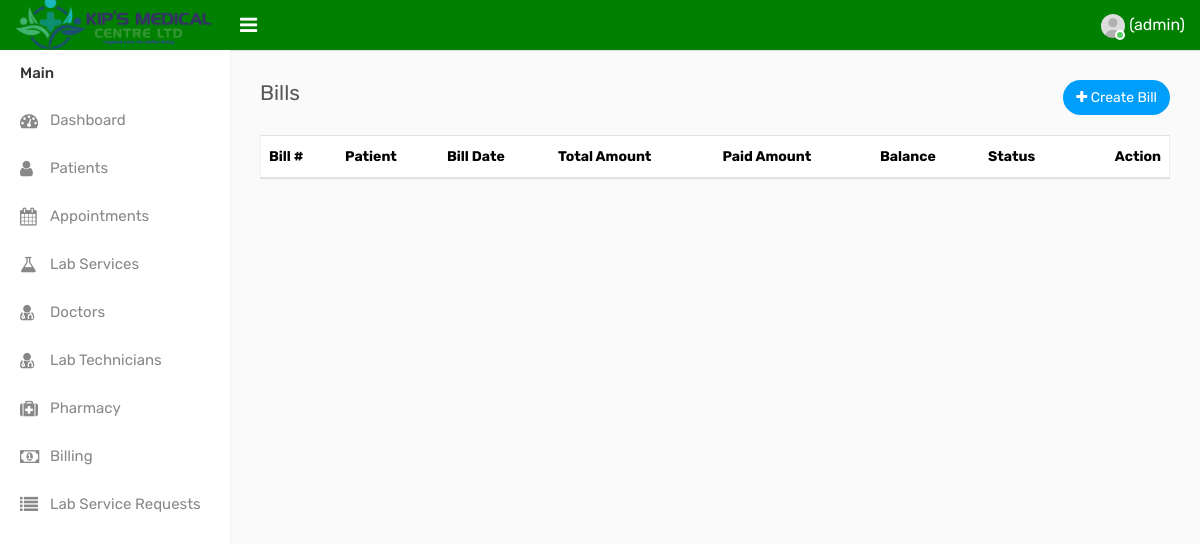
The app's page /billing (signed in), older data.
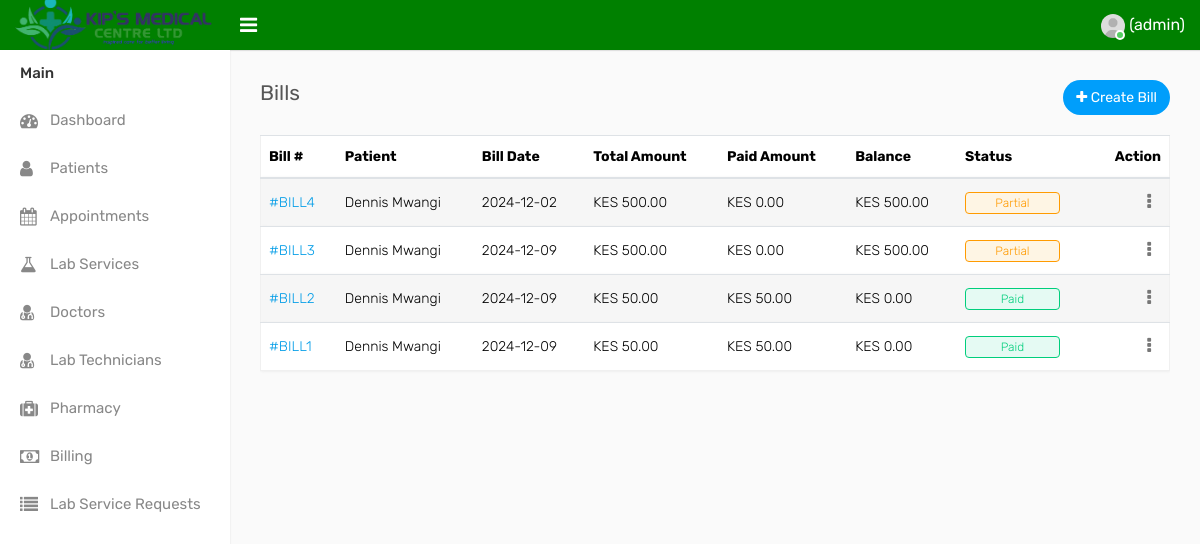
The same page, newer data.
### models/billing.py (models this page shows)
class Bill(db.Model):
    __tablename__ = 'bills'
    id = db.Column(db.Integer, primary_key=True)
    patient_id = db.Column(db.Integer, db.ForeignKey('patients.id'), nullable=False)
    bill_date = db.Column(db.DateTime, default=datetime.utcnow)
    total_amount = db.Column(db.Float, default=0.0)
    paid_amount = db.Column(db.Float, default=0.0)
    status = db.Column(db.String(20), default='Pending')  # Pending, Paid, Partially Paid
    created_at = db.Column(db.DateTime, default=datetime.utcnow)
    updated_at = db.Column(db.DateTime, default=datetime.utcnow, onupdate=datetime.utcnow)
    patient = db.relationship('Patient', backref='bills')
    items = db.relationship('BillItem', backref='bill', cascade='all, delete-orphan')
    payments = db.relationship('Payment', backref='bill', cascade='all, delete-orphan')
    @property
    def balance(self):
        return self.total_amount - self.paid_amount

### models/patients.py (models this page shows, shortened)
class Patient(db.Model):
    __tablename__ = "patients"
    id = Column(Integer, primary_key=True, autoincrement=True)
    first_name = Column(String(100), nullable=False)
    last_name = Column(String(100), nullable=False)
    email = Column(String(150), nullable=True)
    address = Column(String(), nullable=True)
    gender = Column(String(10), nullable=False)
    phone = Column(String(15), nullable=False)
    dob=Column(Date, nullable=True)

### main.py (the view)
@app.route('/billing')
@login_required
def billing():
    bills = Bill.query.order_by(Bill.created_at.desc()).all()
    for bill in bills:
        if bill.balance > 0:
            bill.status = 'Partial'
        elif bill.paid_amount >= bill.total_amount and bill.balance == 0:
            bill.status = 'Paid'
        else:
            bill.status = 'Pending'
    db.session.commit()
    return render_template('billing.html', bills=bills)

### main.py (called while the page is built)
@login_manager.user_loader
def load_user(user_id):
    return User.query.get(int(user_id))

### templates/billing.html (shortened to what this page needs)
{% extends "base.html" %}
{% block content %}
<div class="page-wrapper">
    <div class="content">
        <div class="row">
            <div class="col-sm-4 col-3">
                <h4 class="page-title">Bills</h4>
            </div>
            <div class="col-sm-8 col-9 text-right m-b-20">
                <a href="{{ url_for('create_bill') }}" class="btn btn-primary btn-rounded float-right"><i class="fa fa-plus"></i> Create Bill</a>
            </div>
        </div>
        <div class="row">
            <div class="col-md-12">
                <div class="table-responsive">
                    <table class="table table-striped custom-table datatable">
                        <thead>
                            <tr>
                                <th>Bill #</th>
                                <th>Patient</th>
                                <th>Bill Date</th>
                                <th>Total Amount</th>
                                <th>Paid Amount</th>
                                <th>Balance</th>
                                <th>Status</th>
                                <th class="text-right">Action</th>
                            </tr>
                        </thead>
                        <tbody>
                            {% for bill in bills %}
                            <tr>
                                <td><a href="{{ url_for('view_bill', bill_id=bill.id) }}">#BILL{{ bill.id }}</a></td>
                                <td>{{ bill.patient.first_name }} {{ bill.patient.last_name }}</td>
                                <td>{{ bill.bill_date.strftime('%Y-%m-%d') }}</td>
                                <td>KES {{ "{:,.2f}".format(bill.total_amount) }}</td>
                                <td>KES {{ "{:,.2f}".format(bill.paid_amount) }}</td>
                                <td>KES {{ "{:,.2f}".format(bill.balance) }}</td>
                                <td>
                                    {% if bill.status == 'Paid' %}
                                        <span class="custom-badge status-green">{{ bill.status }}</span>
                                    {% elif bill.status == 'Partial' %}
                                        <span class="custom-badge status-orange">{{ bill.status }}</span>
                                    {% else %}
                                        <span class="custom-badge status-red">{{ bill.status }}</span>
                                    {% endif %}
                                </td>
                                <td class="text-right">
                                    <div class="dropdown dropdown-action">
                                        <a href="#" class="action-icon dropdown-toggle" data-toggle="dropdown" aria-expanded="false"><i class="fa fa-ellipsis-v"></i></a>
                                    </div>
                                </td>
                            </tr>
                            {% endfor %}
                        </tbody>
                    </table>
                </div>
            </div>
        </div>
    </div>
</div>
{% endblock %}

Row changes from the older to the newer data that the page shows:
added Bill: id "4", patient.first_name "Dennis", patient.last_name "Mwangi", bill_date "2024-12-02", total_amount "500.00", paid_amount "0.00", balance "500.00", status "Partial"
added Bill: id "3", patient.first_name "Dennis", patient.last_name "Mwangi", bill_date "2024-12-09", total_amount "500.00", paid_amount "0.00", balance "500.00", status "Partial"
added Bill: id "2", patient.first_name "Dennis", patient.last_name "Mwangi", bill_date "2024-12-09", total_amount "50.00", paid_amount "50.00", balance "0.00", status "Paid"
added Bill: id "1", patient.first_name "Dennis", patient.last_name "Mwangi", bill_date "2024-12-09", total_amount "50.00", paid_amount "50.00", balance "0.00", status "Paid"
